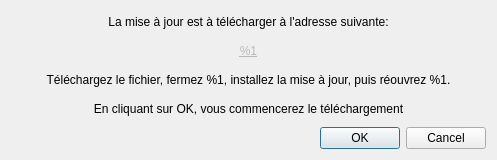
<?xml version="1.0" encoding="UTF-8"?>
<ui version="4.0">
 <class>FvUpdateConfirmDialog</class>
 <widget class="QDialog" name="FvUpdateConfirmDialog">
  <property name="geometry">
   <rect>
    <x>0</x>
    <y>0</y>
    <width>497</width>
    <height>160</height>
   </rect>
  </property>
  <property name="windowTitle">
   <string>Mise à jour logiciel</string>
  </property>
  <layout class="QVBoxLayout" name="verticalLayout">
   <item>
    <widget class="QLabel" name="updateFileIsLocatedLabel">
     <property name="text">
      <string>&lt;html&gt;&lt;head/&gt;&lt;body&gt;&lt;p align=&quot;center&quot;&gt;La mise à jour est à télécharger à l'adresse suivante:&lt;/p&gt;&lt;/body&gt;&lt;/html&gt;</string>
     </property>
    </widget>
   </item>
   <item>
    <widget class="QLabel" name="updateFileLinkLabel">
     <property name="text">
      <string>&lt;html&gt;&lt;head/&gt;&lt;body&gt;&lt;p align=&quot;center&quot;&gt;&lt;a href=&quot;%1&quot;&gt;&lt;span style=&quot; text-decoration: underline; color:#bababa;&quot;&gt;%1&lt;/span&gt;&lt;/a&gt;&lt;/p&gt;&lt;/body&gt;&lt;/html&gt;</string>
     </property>
     <property name="openExternalLinks">
      <bool>true</bool>
     </property>
     <property name="textInteractionFlags">
      <set>Qt::TextBrowserInteraction</set>
     </property>
    </widget>
   </item>
   <item>
    <widget class="QLabel" name="downloadThisUpdateLabel">
     <property name="text">
      <string>&lt;html&gt;&lt;head/&gt;&lt;body&gt;&lt;p align=&quot;center&quot;&gt;Téléchargez le fichier, fermez %1, installez la mise à jour, puis réouvrez %1.&lt;/p&gt;&lt;/body&gt;&lt;/html&gt;</string>
     </property>
    </widget>
   </item>
   <item>
    <widget class="QLabel" name="whenYouClickOkLabel">
     <property name="text">
      <string>&lt;html&gt;&lt;head/&gt;&lt;body&gt;&lt;p align=&quot;center&quot;&gt;En cliquant sur OK, vous commencerez le téléchargement&lt;/p&gt;&lt;/body&gt;&lt;/html&gt;</string>
     </property>
    </widget>
   </item>
   <item>
    <widget class="QDialogButtonBox" name="confirmButtonBox">
     <property name="orientation">
      <enum>Qt::Horizontal</enum>
     </property>
     <property name="standardButtons">
      <set>QDialogButtonBox::Cancel|QDialogButtonBox::Ok</set>
     </property>
    </widget>
   </item>
  </layout>
 </widget>
 <resources/>
 <connections/>
</ui>
